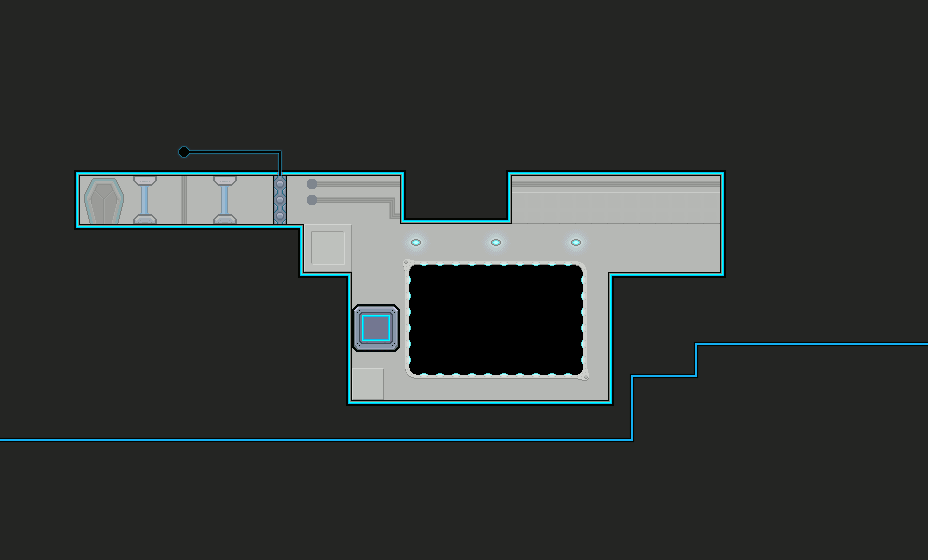

Tiled map render using the project's own tile images. Description and the map definition, with tile-layer contents summarised, below:
An orthogonal 58x35 tile map with 16x16 px tiles, 1 tile layer (Tile Layer 1), 2 tilesets and 8 objects (script_Escape).

<map version="1.0" orientation="orthogonal" renderorder="right-down" width="58" height="35" tilewidth="16" tileheight="16">
 <tileset firstgid="1" source="main.tsx" />
 <tileset firstgid="501" source="objects.tsx" />
 <layer name="Tile Layer 1" width="58" height="35">
  <data>[2030 cells, 2030 non-empty, 80 distinct tile ids]</data>
 </layer>
 <objectgroup name="Object Layer 1">
  <object gid="504" x="663.822" y="279.928" />
  <object gid="501" x="72" y="236" />
  <object gid="505" x="548" y="424" />
  <object gid="505" x="488" y="424" />
  <object gid="505" x="328" y="424" />
  <object gid="505" x="568" y="424" />
  <object gid="511" x="152" y="232" />
  <object name="script_Escape" x="168" y="184" width="32" height="32" />
 </objectgroup>
</map>
